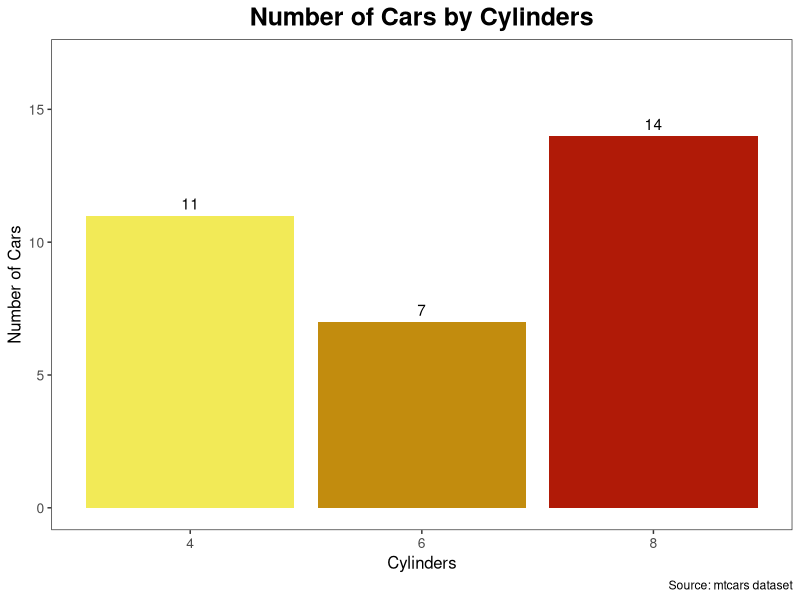

Write R code to recreate this figure.
# =========================================================
# Exercise 4 – Bar Chart with Labels
# Dataset: mtcars
#
# Visual idea:
# Bar chart with counts and values displayed on top.
#
# Sketch:
# - Bars for number of cars per cylinder
# - Value labels above bars
# - Clean and minimal
#
# Tasks:
# 1. Count number of cars per cyl.
# 2. Convert cyl to factor.
# 3. Create a bar chart using geom_col().
# 4. Add text labels showing counts above bars.
# 5. Adjust text position and improve theme.
# =========================================================

library(tidyverse)

view(mtcars)

cyl_table <- as.data.frame(table(mtcars$cyl))
cyl_table 

cyl_table %>%
  rename(cyl=Var1)%>%
  mutate(cyl=factor(cyl)) %>%
  ggplot(aes(cyl, Freq, fill = cyl))+
  geom_col()+
  geom_text(aes(label = Freq), 
            vjust=-0.5)+
  scale_fill_manual(values =
                      c("4"="#F2EA57",
                        "6"= "#C28C0E",
                        "8"="#B01A07"))+
  labs(title="Number of Cars by Cylinders",
       x="Cylinders",
       y="Number of Cars",
       caption="Source: mtcars dataset")+
  ylim(0, max(cyl_table$Freq) * 1.2) +
  theme_bw()+
  theme(legend.position = "none",
        plot.title=
          element_text(size=18,
                       face="bold",
                       hjust=0.5),
        axis.text= element_text(size=10),
        axis.title= element_text(size=12),
        panel.grid.major = element_blank(), 
        panel.grid.minor = element_blank())
  
